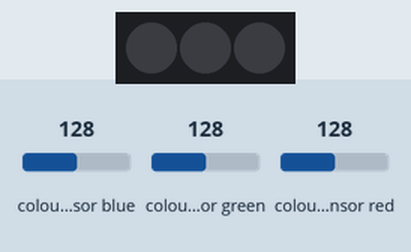
The sketch below on a simulated Arduino Uno, built with avr-gcc and run on an emulated ATmega328P. On the bench: 3 RGB LEDs in strip order, left to right. The inputs (shaded band) are chosen by the test bench; at power-on: colour sensor blue 128, colour sensor green 128, colour sensor red 128.

Above: at 1.2 s.
1.3 s: colour sensor blue set to 5
At 2.4 s:
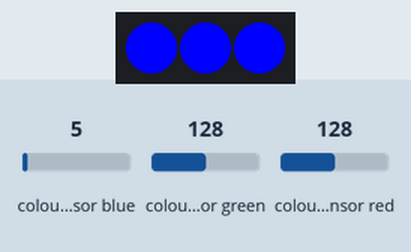
3.1 s: colour sensor green set to 5
At 4.5 s:
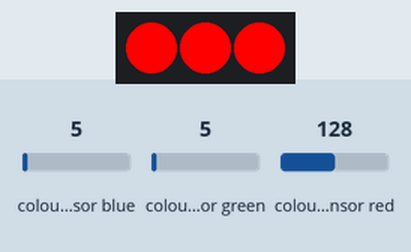
4.8 s: colour sensor blue set to 128
At 5.7 s:
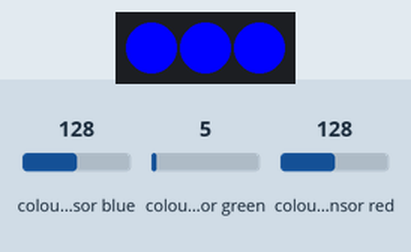
6.4 s: colour sensor blue set to 64
At 7.9 s:
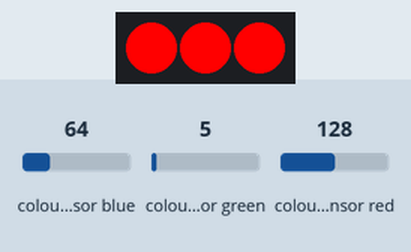
Timing chart, 0 to 9.1 s (numbered marks = the images above; inputs shaded):
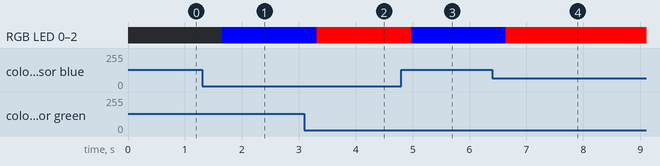

The sketch:

13_Color_LED.ino
```cpp
/**
 * RGB센서, LED모듈을 한번에 사용하는 예제
 *
 * 1. RGB 센서에서 RGB값을 분석
 * 2. RGB값 분석 후, 물체의 색과 RGB 중 가장 가까운 색상을 LED모듈에 출력
 */

#include <Adafruit_NeoPixel.h>                                          // LED 모듈 라이브러리
#include <Adafruit_TCS34725.h>                                          // RGB 센서 사용을 위한 라이브러리
#include <Wire.h>                                                       // I2C 통신에 사용되는 Wire 라이브러리

#define PIN_LED 5                                                       // LED 연결 핀
#define NUM_PIXELS 3                                                    // 네오픽셀의 픽셀 수: 3

uint16_t clear, red, green, blue;                                       // unsigned short int형 변수 선언
char currentColor;                                                      // Red, blue, green, none(물체 감지X) 네 개로 구분

Adafruit_TCS34725 TCS(TCS34725_INTEGRATIONTIME_50MS, TCS34725_GAIN_4X);
Adafruit_NeoPixel pixels(NUM_PIXELS, PIN_LED, NEO_GRB + NEO_KHZ800);

void setup() {
    Serial.begin(9600);                                                 // 시리얼 통신 시작
    TCS.begin();                                                        // RGB센서 측정 시작(초기화)
    pixels.begin();                                                     // LED 모듈 작동 시작
    pixels.setBrightness(0);                                            // 밝기(0~255) 설정. 최대 밝기로 출력
    currentColor = 'n';
}
void loop() {
    TCS.getRawData(&red, &green, &blue, &clear);                        // 색상 감지 센서에서 측정 값 받아오기
    delay(100);
    int r = map(red, 0, 21504, 0, 1025);                                // 빨간색 데이터 값
    int g = map(green, 0, 21504, 0, 1025);                              // 초록색 데이터 값
    int b = map(blue, 0, 21504, 0, 1025);                               // 파란색 데이터 값

    if (r + g + b > 100) {
        if (currentColor != 'n') {
            currentColor = 'n';
            pixels.setBrightness(0);
        }
        return;
    }
    if (r > g && r > b) {                                               // 빨간 색 제품
        pixels.setPixelColor(0, pixels.Color(255, 0, 0));
        pixels.setPixelColor(1, pixels.Color(255, 0, 0));
        pixels.setPixelColor(2, pixels.Color(255, 0, 0));
    }
    else if (g > r && g > b) {                                          // 초록 색 제품
        pixels.setPixelColor(0, pixels.Color(0, 255, 0));
        pixels.setPixelColor(1, pixels.Color(0, 255, 0));
        pixels.setPixelColor(2, pixels.Color(0, 255, 0));
    }
    else {                                                              // 파란 색 제품
        pixels.setPixelColor(0, pixels.Color(0, 0, 255));
        pixels.setPixelColor(1, pixels.Color(0, 0, 255));
        pixels.setPixelColor(2, pixels.Color(0, 0, 255));
    }
    pixels.setBrightness(255);                                          // 밝기를 255로 지정
    pixels.show();                                                      // 입력한 색상 값을 LED 모듈에 출력
}
```

Measured:
- after the input at 1.3 s, RGB LED 0–2: off → RGB(0, 0, 255) after 0.36 s
- after the input at 3.1 s, RGB LED 0–2: RGB(0, 0, 255) → RGB(255, 0, 0) after 0.22 s
- after the input at 4.8 s, RGB LED 0–2: RGB(255, 0, 0) → RGB(0, 0, 255) after 0.18 s
- after the input at 6.4 s, RGB LED 0–2: RGB(0, 0, 255) → RGB(255, 0, 0) after 0.24 s
